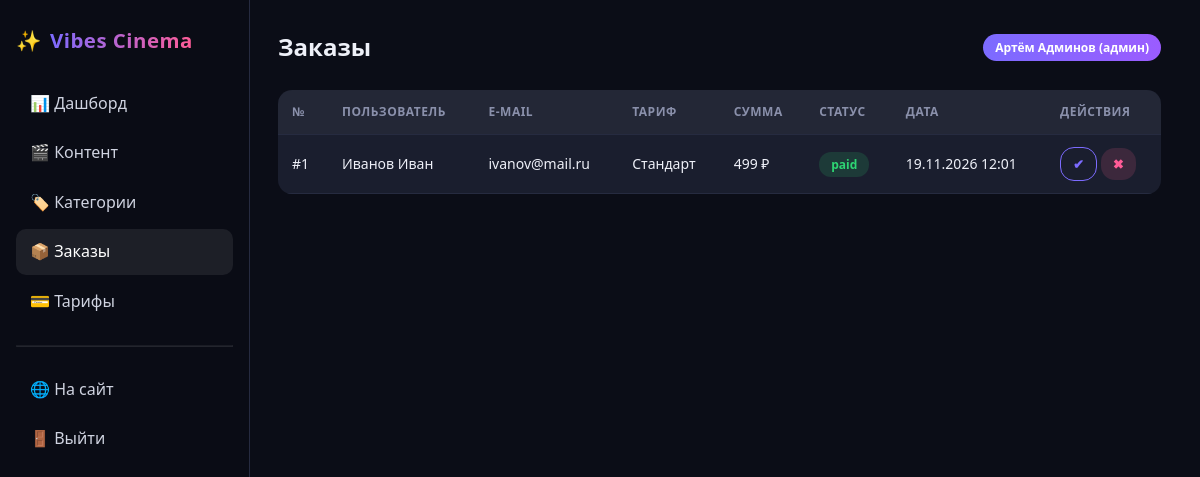
The app's page /admin/orders.php (signed in) with its own data.
### tables this page shows
CREATE TABLE `orders` (
  `id` int(11) NOT NULL AUTO_INCREMENT,
  `user_id` int(11) NOT NULL,
  `plan_id` int(11) NOT NULL,
  `amount` decimal(10,2) NOT NULL,
  `status` enum('new','paid','cancelled') NOT NULL DEFAULT 'new',
  `created_at` datetime DEFAULT current_timestamp(),
  `paid_at` datetime DEFAULT NULL,
  PRIMARY KEY (`id`),
  KEY `user_id` (`user_id`),
  KEY `plan_id` (`plan_id`),
  CONSTRAINT `orders_ibfk_1` FOREIGN KEY (`user_id`) REFERENCES `users` (`id`) ON DELETE CASCADE,
  CONSTRAINT `orders_ibfk_2` FOREIGN KEY (`plan_id`) REFERENCES `plans` (`id`) ON DELETE CASCADE
);

CREATE TABLE `users` (
  `id` int(11) NOT NULL AUTO_INCREMENT,
  `last_name` varchar(60) NOT NULL,
  `first_name` varchar(60) NOT NULL,
  `middle_name` varchar(60) DEFAULT NULL,
  `login` varchar(50) NOT NULL,
  `email` varchar(120) NOT NULL,
  `password_hash` varchar(255) NOT NULL,
  `role` enum('admin','subscriber','user') NOT NULL DEFAULT 'user',
  `created_at` datetime DEFAULT current_timestamp(),
  PRIMARY KEY (`id`),
  UNIQUE KEY `login` (`login`),
  UNIQUE KEY `email` (`email`)
);

CREATE TABLE `plans` (
  `id` int(11) NOT NULL AUTO_INCREMENT,
  `name` varchar(80) NOT NULL,
  `price` decimal(10,2) NOT NULL,
  `months` int(11) NOT NULL DEFAULT 1,
  `quality` varchar(40) DEFAULT 'HD',
  `devices` int(11) DEFAULT 1,
  `features` text DEFAULT NULL,
  `is_recommended` tinyint(1) DEFAULT 0,
  PRIMARY KEY (`id`)
);

### includes/functions.php (called while the page is built, shortened)
<?php
function e(?string $s): string
{
    return htmlspecialchars((string)$s, ENT_QUOTES, 'UTF-8');
}
function money($sum): string
{
    return number_format((float)$sum, 0, ',', ' ') . ' ₽';
}

### admin/orders.php (the view, shortened to what this page needs)
<?php
include __DIR__ . '/_header.php';
$pdo = db();
$orders = $pdo->query(
    'SELECT o.*, u.last_name, u.first_name, u.email, p.name AS plan_name
     FROM orders o
     JOIN users u ON u.id = o.user_id
     JOIN plans p ON p.id = o.plan_id
     ORDER BY o.created_at DESC'
)->fetchAll();
?>
<table class="admin-table">
    <thead><tr><th>№</th><th>Пользователь</th><th>E-mail</th><th>Тариф</th><th>Сумма</th><th>Статус</th><th>Дата</th><th>Действия</th></tr></thead>
    <tbody>
    <?php foreach ($orders as $o): ?>
        <tr>
            <td>#<?= (int)$o['id'] ?></td>
            <td><?= e($o['last_name'] . ' ' . $o['first_name']) ?></td>
            <td><?= e($o['email']) ?></td>
            <td><?= e($o['plan_name']) ?></td>
            <td><?= money($o['amount']) ?></td>
            <td><span class="status-badge <?= $o['status'] ?>"><?= e($o['status']) ?></span></td>
            <td><?= date('d.m.Y H:i', strtotime($o['created_at'])) ?></td>
            <td>
                <a href="orders.php?id=<?= (int)$o['id'] ?>&status=paid" class="btn btn-outline btn-sm" title="Оплачен">✔</a>
                <a href="orders.php?id=<?= (int)$o['id'] ?>&status=cancelled" class="btn btn-danger btn-sm" title="Отменён">✖</a>
            </td>
        </tr>
    <?php endforeach; ?>
    </tbody>
</table>
<?php include __DIR__ . '/_footer.php'; ?>

### assets/css/style.css (style rules this page uses)
* { margin: 0; padding: 0; box-sizing: border-box; }
html { -webkit-text-size-adjust: 100%; scrollbar-gutter: stable; }
body { font-family: 'Segoe UI', 'Montserrat', -apple-system, sans-serif; background: var(--bg); color: var(--text); line-height: 1.6; min-height: 100vh; overflow-x: hidden; }
a { color: inherit; text-decoration: none; }
.btn { display: inline-block; padding: 10px 22px; border-radius: 24px; font-weight: 700; font-size: 15px; border: none; cursor: pointer; transition: .25s; text-align: center; background: transparent; }
.btn-outline { border: 1px solid var(--accent); color: var(--accent); }
.btn-danger { background: rgba(255,92,138,.15); color: var(--accent-2); }
.btn-sm { padding: 6px 12px; font-size: 13px; border-radius: 14px; }
.admin-table { width: 100%; border-collapse: collapse; background: var(--card); border-radius: 14px; overflow: hidden; }
.admin-table th, .admin-table td { padding: 12px 14px; text-align: left; font-size: 14px; border-bottom: 1px solid var(--border); }
.admin-table th { background: rgba(255,255,255,.04); color: var(--muted); font-size: 12px; text-transform: uppercase; letter-spacing: .5px; }
.status-badge { padding: 4px 12px; border-radius: 12px; font-size: 12px; font-weight: 700; }
.status-badge.paid { background: rgba(46,213,115,.15); color: #2ed573; }

### records on screen
orders: id "1", user.first_name "Иванов Иван", user.email "ivanov@mail.ru", plan.name "Стандарт", amount "499 ₽", status "paid", created_at "19.11.2026 12:01"

### other values on screen
$adminTitle "Заказы"
$adminUser['first_name'] "Артём"
$adminUser['last_name'] "Админов"
